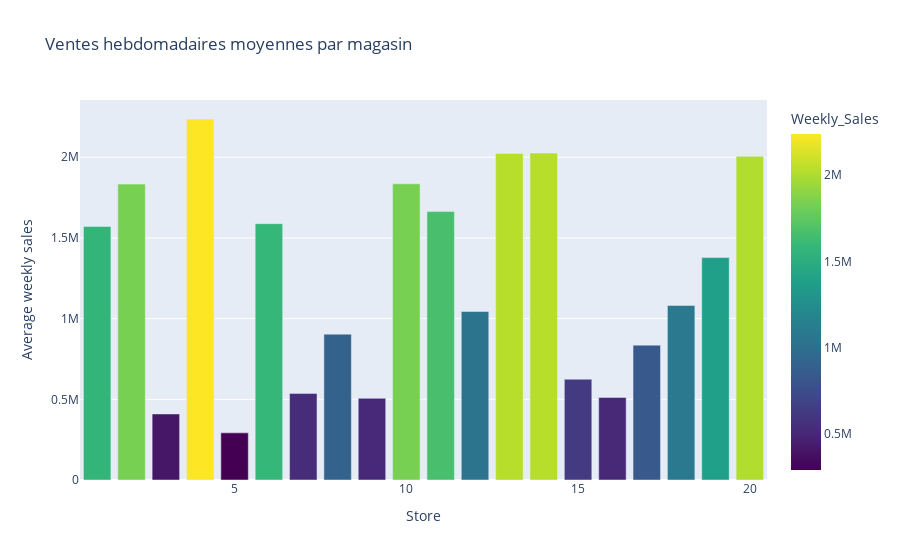

The cell this chart's notebook holds for it:
### Markdown cell above
## PARTIE 2 : EDA

### Code cell
# Regrouper les  magasin et calculer la moyenne des ventes hebdomadaires
weekly_sales_mean = df.groupby('Store').agg({'Weekly_Sales':'mean'}).reset_index()

fig = px.bar(weekly_sales_mean, 
             x='Store', 
             y='Weekly_Sales', 
             title="Ventes hebdomadaires moyennes par magasin", 
             color='Weekly_Sales',
             color_continuous_scale=px.colors.sequential.Viridis)  


fig.update_xaxes(title="Store")
fig.update_yaxes(title="Average weekly sales")


fig.show()

### Figure 1 — Plotly figure (JSON) as saved in the notebook; plotly's stock layout.template omitted (floating-point values rounded to 4 significant figures)
{"data": [{"alignmentgroup": "True", "hovertemplate": "Store=%{x}<br>Weekly_Sales=%{marker.color}<extra></extra>", "legendgroup": "", "marker": {"color": [1571000.0, 1834000.0, 409100.0, 2237000.0, 292100.0, 1589000.0, 536700.0, 903800.0, 506100.0, 1836000.0, 1663000.0, 1044000.0, 2024000.0, 2026000.0, 624500.0, 511600.0, 835600.0, 1082000.0, 1378000.0, 2006000.0], "coloraxis": "coloraxis"}, "name": "", "offsetgroup": "", "orientation": "v", "showlegend": false, "textposition": "auto", "type": "bar", "x": [1, 2, 3, 4, 5, 6, 7, 8, 9, 10, 11, 12, 13, 14, 15, 16, 17, 18, 19, 20], "xaxis": "x", "y": [1571000.0, 1834000.0, 409100.0, 2237000.0, 292100.0, 1589000.0, 536700.0, 903800.0, 506100.0, 1836000.0, 1663000.0, 1044000.0, 2024000.0, 2026000.0, 624500.0, 511600.0, 835600.0, 1082000.0, 1378000.0, 2006000.0], "yaxis": "y"}], "layout": {"barmode": "relative", "coloraxis": {"colorbar": {"title": {"text": "Weekly_Sales"}}, "colorscale": [[0, "#440154"], [0.1111, "#482878"], [0.2222, "#3e4989"], [0.3333, "#31688e"], [0.4444, "#26828e"], [0.5556, "#1f9e89"], [0.6667, "#35b779"], [0.7778, "#6ece58"], [0.8889, "#b5de2b"], [1, "#fde725"]]}, "legend": {"tracegroupgap": 0}, "title": {"text": "Ventes hebdomadaires moyennes par magasin"}, "xaxis": {"anchor": "y", "domain": [0, 1], "title": {"text": "Store"}}, "yaxis": {"anchor": "x", "domain": [0, 1], "title": {"text": "Average weekly sales"}}}}
